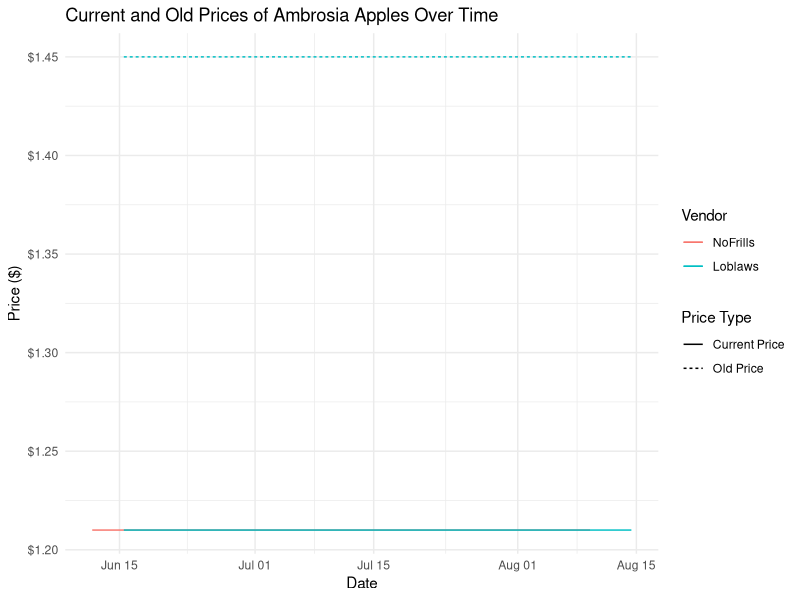

Write the R code that produced this figure.
## ---- chunk 1
#| include: false
#| warning: false
#| message: false

library(tidyverse)
library(readr)
library(ggplot2)
library(dplyr)
library(knitr)

data <- read_csv("../data/clean_data.csv")
## ---- chunk 2
#| echo: false
#| eval: true
#| label: tbl-loblaws_data
#| tbl-cap: "Ambrosia Apples Data of Loblaws"
#| warning: false

data |>
  filter(product_vendor == "Loblaws") |>
  head(5) |>
  select(product_name,product_vendor,current_price,old_price,nowtime) |>      # Select the first 3 columns
  kable(
    col.names = c("Product Name","Product Vendor","Product Price(current)","Product Price(old)","Date"),
    booktabs = TRUE
  )
## ---- chunk 3
#| echo: false
#| eval: true
#| label: tbl-nofrills_data
#| tbl-cap: "Ambrosia Apples Data of NoFrills"
#| tbl-width: 2
#| tbl-height: 2
#| warning: false

data |>
  filter(product_vendor == "NoFrills") |>
  head(5) |>
  select(product_name,product_vendor,current_price,old_price,nowtime) |>    
  kable(
    col.names = c("Product Name","Product Vendor","Product Price (current)","Product Price (old)","Date"),
    booktabs = TRUE
  )
## ---- chunk 4
#| label: fig-compare_price_vendor
#| fig-cap: Current and Old Prices of Ambrosia Apples Over Time
#| echo: false
#| warning: false
#| message: false

data$nowtime <- as.POSIXct(data$nowtime, format="%Y-%m-%d %H:%M:%S")

data$product_vendor <- factor(data$product_vendor, levels = c("NoFrills", "Loblaws"))

# Create the line plot
ggplot(data, aes(x = nowtime)) +
  geom_line(aes(y = current_price, color = product_vendor, linetype = "Current Price")) +
  geom_line(aes(y = old_price, color = product_vendor, linetype = "Old Price")) +
  labs(title = "Current and Old Prices of Ambrosia Apples Over Time",
       x = "Date",
       y = "Price ($)",
       color = "Vendor",
       linetype = "Price Type") +
  theme_minimal() +
  scale_y_continuous(labels = scales::dollar_format()) +
  theme(legend.position = "right")
